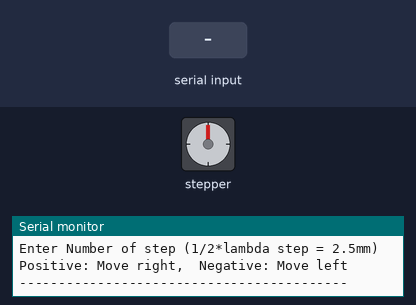
This sketch was run on a simulated Arduino Uno, built with avr-gcc and run on an emulated ATmega328P. Shown: stepper motor, the last lines printed to the serial monitor. The inputs (shaded band) are chosen by the test bench. Stepper angles assume 6400 steps per turn.

Above: at 1.3 s.
1.4 s: "90,45,200\n" received over Serial
At 6.5 s:
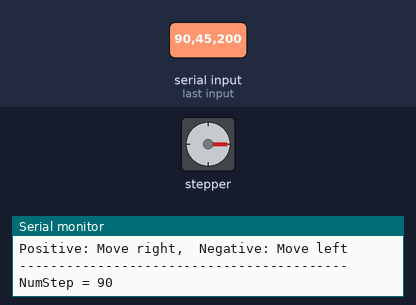
At 51.2 s:
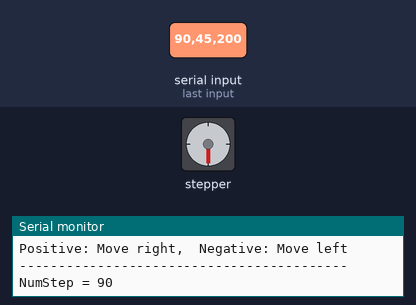
Timing chart, 0 to 51.8 s (numbered marks = the images above; inputs shaded):
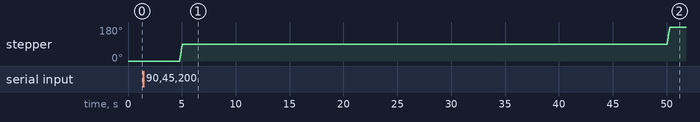

Measured:
- after the input at 1.4 s, stepper: turns 90° clockwise in 0.24 s, then 90° clockwise in 0.24 s

The sketch:

stopNgo.ino
```cpp
#include <Stepper.h>

const int stepsPerRevolution=800*8;  // only determines the torque and affect the speed
const int setMyStepper = stepsPerRevolution;
// recommend to set it to 4 or 8 times the Microstep number
//const int NumPoint = 120;
const int MaxNumPoint = 200;
//const int D = 1248; // 1/2*lambda (1.95mm for 77GHz)
const int D = 1600; // 1/2*lambda (2.5mm for 77GHz)

Stepper myStepper(setMyStepper, 6, 7);

void setup() {
  //myStepper.setSpeed(30); // number of setMyStepper arduino step (setMyStepper/2 actual step) per minute
  myStepper.setSpeed(60); // number of setMyStepper arduino step (setMyStepper/2 actual step) per minute
  Serial.begin(9600); // initialize the serial port:

  Serial.println("------------------------------------------");
  Serial.println("-------------- x-plotter (max step 200)-----------------");
  Serial.println("Enter Number of step (1/2*lambda step = 2.5mm)");
  Serial.println("Positive: Move right,  Negative: Move left");
  Serial.println("------------------------------------------");

}

void loop() {
  while (Serial.available() > 0) {
    int NumStep,pauseInit;
    float pauseStep;
    NumStep = Serial.parseInt();
    pauseStep = Serial.parseFloat();
    pauseInit = Serial.parseInt();
    Serial.print("NumStep = ");
    Serial.println(NumStep);

    if (Serial.read() == '\n') {
      if (NumStep > MaxNumPoint){
          Serial.println("Number of step exceeds max number of step.");
          return;
      }
      else{
        delay(pauseInit*1000);
        if(NumStep >= 0){
            for (int k=0; k<NumStep; k++){
              myStepper.step(D); // 1*lambda move left
              delay(pauseStep*1000);
            }
        }
        else{
            for (int k=0; k<-NumStep; k++){
              myStepper.step(-D); // 1*lambda move left
              delay(pauseStep*1000);
            }
        }
      }
    }
  }

}

// total time = 4992*60/(20*6400) seconds
```
